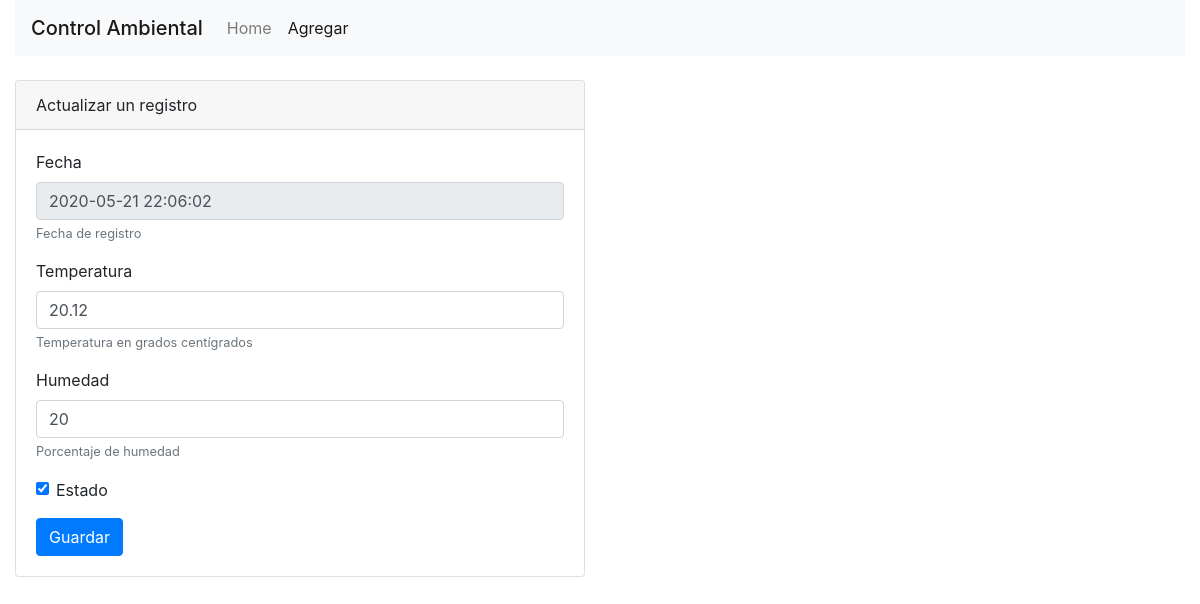
Screenshot of /editar.php?id=1314 with the database file from the repository.
### tables this page shows
CREATE TABLE `variables` (
  `id` int(11) NOT NULL,
  `fecha` datetime NOT NULL,
  `temperatura` decimal(5,2) NOT NULL,
  `humedad` int(11) NOT NULL,
  `dht` decimal(9,4) NOT NULL,
  `estado` tinyint(1) NOT NULL
);

### editar.php (the view, shortened to what this page needs)
<!DOCTYPE html>
<html>
<head>
    <link rel="stylesheet" href="css/bootstrap.min.css">
</head>
<body>
    <div class="container-fluid">
        <nav class="navbar navbar-expand-lg navbar-light bg-light">
            <span class="navbar-brand mb-0 h1">Control Ambiental</span>
            <div class="collapse navbar-collapse" id="navbarNav">
                <ul class="navbar-nav">
                    <li class="nav-item">
                        <a class="nav-link" href="index.php">Home</a>
                    </li>
                    <li class="nav-item active">
                        <a class="nav-link" href="agregar.html">Agregar <span class="sr-only">(current)</span></a>
                    </li>
                </ul>
            </div>
        </nav>
        <br>
        <div class="row">
            <div class="col-6">
                <div class="card">
                    <div class="card-header">
                        Actualizar un registro
                    </div>
                    <div class="card-body">
                        <?php
                        include_once "conexion.php";
                        $id = $_REQUEST['id'];
                        $sentencia = "select * from variables where id = $id";
                        $resultado = $conn->query($sentencia);
                        $registro = $resultado->fetch_assoc();
                        $check = "";
                        if ($registro["estado"] == 1){
                            $check = "checked";
                        }
                        ?>
                        <form method="POST" action="actualizar.php">
                            <div class="form-group">
                                <label for="txtFecha">Fecha</label>
                                <input type="text" readonly value="<?php echo $registro["fecha"]; ?>" name="txtFecha" class="form-control" id="txtFecha" aria-describedby="fechaHelp">
                                <small id="fechaHelp" class="form-text text-muted">Fecha de registro</small>
                            </div>
                            <div class="form-group">
                                <label for="txtTemp">Temperatura</label>
                                <input type="number" value="<?php echo $registro["temperatura"]; ?>" name="txtTemp" step="0.01" class="form-control" id="txtTemp" aria-describedby="tempHelp">
                                <small id="tempHelp" class="form-text text-muted">Temperatura en grados centígrados</small>
                            </div>
                            <div class="form-group">
                                <label for="txtHum">Humedad</label>
                                <input type="number" value="<?php echo $registro["humedad"]; ?>" name="txtHum" step="1" class="form-control" id="txtHum" aria-describedby="humHelp">
                                <small id="humHelp" class="form-text text-muted">Porcentaje de humedad</small>
                            </div>
                            <div class="form-group form-check">
                                <input type="checkbox" <?php echo $check; ?> class="form-check-input" id="chkEstado" name="chkEstado">
                                <label class="form-check-label" for="chkEstado">Estado</label>
                            </div>
                            <button type="submit" class="btn btn-primary">Guardar</button>
                        </form>
                    </div>
                </div>
            </div>
        </div>
    </div>
</body>
</html>

### rows the page displays
variables: txtFecha "2020-05-21 22:06:02", txtTemp "20.12", txtHum "20"
